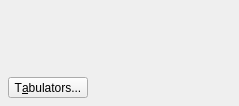
<?xml version="1.0" encoding="UTF-8"?>
<ui version="4.0">
 <class>PropertyWidget_Alignment</class>
 <widget class="QWidget" name="PropertyWidget_Alignment">
  <property name="geometry">
   <rect>
    <x>0</x>
    <y>0</y>
    <width>239</width>
    <height>106</height>
   </rect>
  </property>
  <property name="windowTitle">
   <string>Form</string>
  </property>
  <layout class="QVBoxLayout" name="verticalLayout">
   <property name="spacing">
    <number>8</number>
   </property>
   <property name="leftMargin">
    <number>8</number>
   </property>
   <property name="topMargin">
    <number>8</number>
   </property>
   <property name="rightMargin">
    <number>8</number>
   </property>
   <property name="bottomMargin">
    <number>8</number>
   </property>
   <item>
    <layout class="QHBoxLayout" name="horizontalLayout_5">
     <property name="spacing">
      <number>16</number>
     </property>
     <item>
      <widget class="AlignSelect" name="textAlignment" native="true"/>
     </item>
     <item>
      <widget class="AlignVerticalSelect" name="textVerticalAlignment" native="true"/>
     </item>
     <item>
      <widget class="DirectionSelect" name="textDirection" native="true"/>
     </item>
     <item>
      <spacer name="horizontalSpacer_2">
       <property name="orientation">
        <enum>Qt::Orientation::Horizontal</enum>
       </property>
       <property name="sizeHint" stdset="0">
        <size>
         <width>0</width>
         <height>20</height>
        </size>
       </property>
      </spacer>
     </item>
    </layout>
   </item>
   <item>
    <layout class="QHBoxLayout" name="horizontalLayout_3" stretch="0,0,1">
     <property name="spacing">
      <number>16</number>
     </property>
     <item>
      <widget class="FlopWidget" name="flopWidget" native="true"/>
     </item>
     <item>
      <widget class="OpticalMarginsWidget" name="opticalMarginsWidget" native="true"/>
     </item>
     <item>
      <spacer name="horizontalSpacer_5">
       <property name="orientation">
        <enum>Qt::Orientation::Horizontal</enum>
       </property>
       <property name="sizeHint" stdset="0">
        <size>
         <width>0</width>
         <height>20</height>
        </size>
       </property>
      </spacer>
     </item>
    </layout>
   </item>
   <item>
    <layout class="QHBoxLayout" name="horizontalLayout_9" stretch="0,1">
     <property name="spacing">
      <number>4</number>
     </property>
     <item>
      <widget class="QToolButton" name="tabsButton">
       <property name="sizePolicy">
        <sizepolicy hsizetype="MinimumExpanding" vsizetype="Fixed">
         <horstretch>0</horstretch>
         <verstretch>0</verstretch>
        </sizepolicy>
       </property>
       <property name="toolTip">
        <string>Edit tab settings of text frame...</string>
       </property>
       <property name="text">
        <string>T&amp;abulators...</string>
       </property>
      </widget>
     </item>
     <item>
      <spacer name="horizontalSpacer_3">
       <property name="orientation">
        <enum>Qt::Orientation::Horizontal</enum>
       </property>
       <property name="sizeHint" stdset="0">
        <size>
         <width>0</width>
         <height>0</height>
        </size>
       </property>
      </spacer>
     </item>
    </layout>
   </item>
  </layout>
 </widget>
 <customwidgets>
  <customwidget>
   <class>FlopWidget</class>
   <extends>QWidget</extends>
   <header>ui/flopwidget.h</header>
   <container>1</container>
  </customwidget>
  <customwidget>
   <class>OpticalMarginsWidget</class>
   <extends>QWidget</extends>
   <header>ui/opticalmarginswidget.h</header>
   <container>1</container>
  </customwidget>
  <customwidget>
   <class>AlignSelect</class>
   <extends>QWidget</extends>
   <header>ui/alignselect.h</header>
   <container>1</container>
  </customwidget>
  <customwidget>
   <class>DirectionSelect</class>
   <extends>QWidget</extends>
   <header>ui/directionselect.h</header>
   <container>1</container>
  </customwidget>
  <customwidget>
   <class>AlignVerticalSelect</class>
   <extends>QWidget</extends>
   <header>ui/alignverticalselect.h</header>
   <container>1</container>
  </customwidget>
 </customwidgets>
 <resources/>
 <connections/>
</ui>
